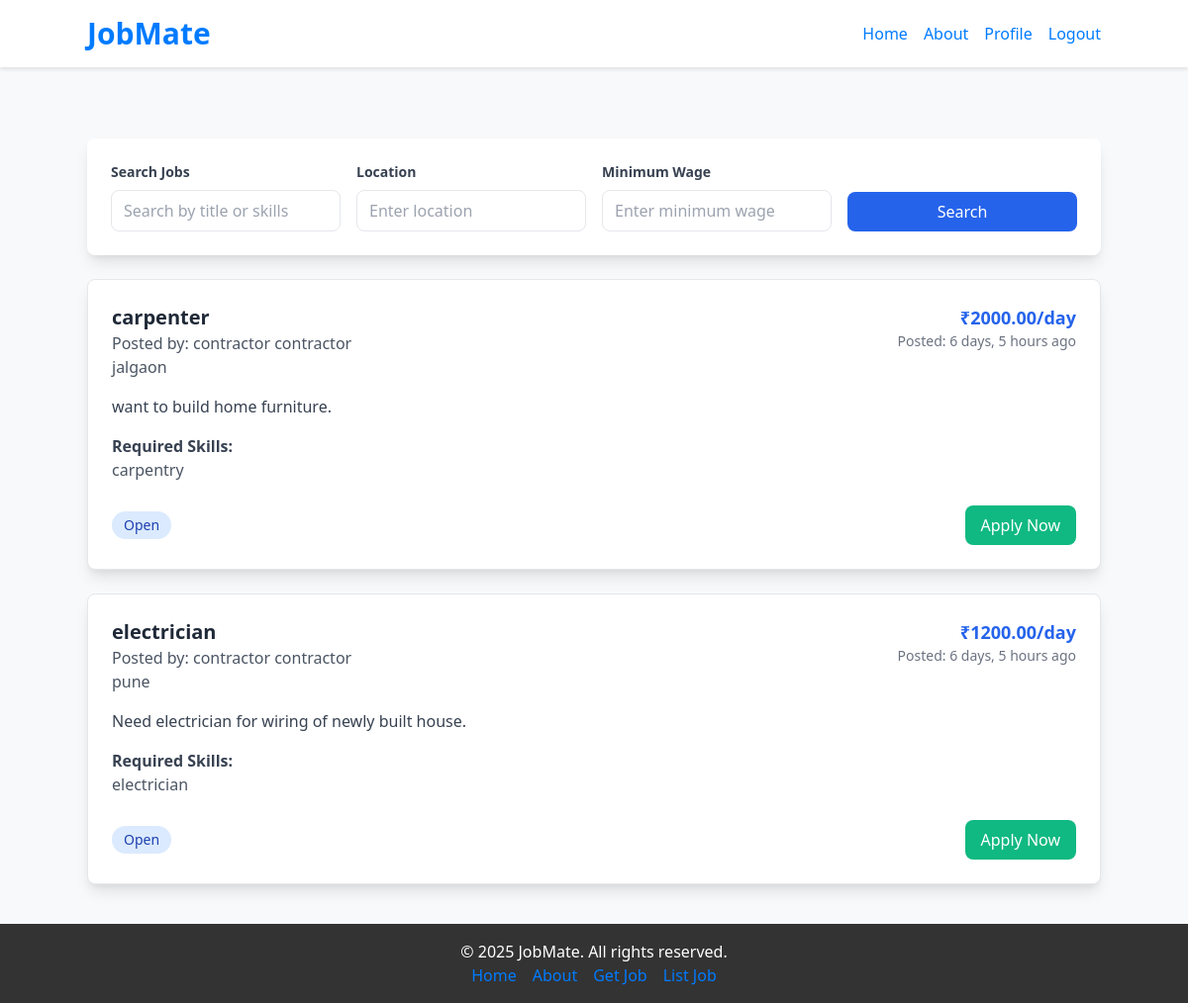
/worker/jobs/ (signed in), run on the app's committed database.
### contractor/models.py (models this page shows, shortened)
class Job(models.Model):
    STATUS_CHOICES = (
        ('open', 'Open'),
        ('closed', 'Closed')
    )
    contractor = models.ForeignKey(Contractor, on_delete=models.CASCADE)
    title = models.CharField(max_length=255)
    description = models.TextField()
    location = models.CharField(max_length=255)
    wage = models.DecimalField(max_digits=10, decimal_places=2)
    required_skills = models.TextField(blank=True, null=True)
    created_at = models.DateTimeField(auto_now_add=True)
    status = models.CharField(max_length=10, choices=STATUS_CHOICES, default='open')

class Contractor(models.Model):
    user = models.OneToOneField(CustomUser, on_delete=models.CASCADE, primary_key=True)
    company_name = models.CharField(max_length=255, blank=True, null=True)
    rating_avg = models.FloatField(default=0)
    about = models.TextField(blank=True, null=True)

### accounts/models.py (models this page shows)
class CustomUser(AbstractUser):
    ROLE_CHOICES = (
        ('worker', 'Worker'),
        ('contractor', 'Contractor'),
    )
    role = models.CharField(max_length=20, choices=ROLE_CHOICES, default='worker')
    phone = models.CharField(max_length=15, blank=True, null=True)
    address = models.TextField(blank=True, null=True)
    created_at = models.DateTimeField(auto_now_add=True)
    date_of_birth = models.DateField(blank=True, null=True)

### worker/views.py (the view, shortened to what this page needs)
# urls.py: path('jobs/', views.find_jobs, name='find-jobs'),
@login_required(login_url='/login/')
def find_jobs(request):
    query = Q(status='open')
    search = request.GET.get('search')
    location = request.GET.get('location')
    min_wage = request.GET.get('min_wage')
    skill_filter = request.GET.get('skill')
    date_posted = request.GET.get('date_posted')
    if search:
        query &= Q(title__icontains=search) | Q(description__icontains=search) | Q(required_skills__icontains=search)
    if location:
        query &= Q(location__icontains=location)
    if min_wage:
        query &= Q(wage__gte=min_wage)
    if skill_filter:
        query &= Q(required_skills__icontains=skill_filter)
    accepted_jobs = Application.objects.filter(status='accepted').values_list('job_id', flat=True)
    query &= ~Q(id__in=accepted_jobs)
    jobs = Job.objects.filter(query).order_by('-created_at')
    paginator = Paginator(jobs, 10)
    page = request.GET.get('page')
    jobs = paginator.get_page(page)
    all_skills = Skill.objects.all()
    return render(request, 'find_jobs.html', {
        'jobs': jobs,
        'all_skills': all_skills,
        'current_filters': request.GET
    })

### worker/templates/find_jobs.html (shortened to what this page needs)
{% extends "base.html" %}
{% block content %}
<div class="max-w-6xl mx-auto mt-8">
    <div class="bg-white p-6 rounded-lg shadow-lg mb-6">
        <form method="get" class="grid grid-cols-1 md:grid-cols-4 gap-4">
            <div>
                <label class="block text-gray-700 text-sm font-bold mb-2" for="search">
                    Search Jobs
                </label>
                <input type="text" name="search" id="search"
                    class="w-full px-3 py-2 border rounded-lg focus:outline-none focus:ring-2 focus:ring-blue-600"
                    placeholder="Search by title or skills">
            </div>
            <div>
                <label class="block text-gray-700 text-sm font-bold mb-2" for="location">
                    Location
                </label>
                <input type="text" name="location" id="location"
                    class="w-full px-3 py-2 border rounded-lg focus:outline-none focus:ring-2 focus:ring-blue-600"
                    placeholder="Enter location">
            </div>
            <div>
                <label class="block text-gray-700 text-sm font-bold mb-2" for="wage">
                    Minimum Wage
                </label>
                <input type="number" name="min_wage" id="wage"
                    class="w-full px-3 py-2 border rounded-lg focus:outline-none focus:ring-2 focus:ring-blue-600"
                    placeholder="Enter minimum wage">
            </div>
            <div class="flex items-end">
                <button type="submit"
                    class="w-full bg-blue-600 text-white px-4 py-2 rounded-lg hover:bg-blue-700">
                    Search
                </button>
            </div>
        </form>
    </div>
    <div class="grid grid-cols-1 gap-6">
        {% for job in jobs %}
        <div class="bg-white p-6 rounded-lg shadow-lg border hover:shadow-xl transition-shadow">
            <div class="flex justify-between items-start">
                <div>
                    <h2 class="text-xl font-bold text-gray-800">{{ job.title }}</h2>
                    <p class="text-gray-600">Posted by: {{ job.contractor.user.first_name }} {{ job.contractor.user.last_name }}</p>
                    <p class="text-gray-600">{{ job.location }}</p>
                </div>
                <div class="text-right">
                    <p class="text-lg font-bold text-blue-600">₹{{ job.wage }}/day</p>
                    <p class="text-sm text-gray-500">Posted: {{ job.created_at|timesince }} ago</p>
                </div>
            </div>
            <div class="mt-4">
                <p class="text-gray-700">{{ job.description }}</p>
            </div>
            <div class="mt-4">
                <h3 class="font-semibold text-gray-700">Required Skills:</h3>
                <p class="text-gray-600">{{ job.required_skills }}</p>
            </div>
            <div class="mt-6 flex justify-between items-center">
                <div class="flex space-x-4">
                    <span class="px-3 py-1 bg-blue-100 text-blue-800 rounded-full text-sm">
                        {{ job.get_status_display }}
                    </span>
                </div>
                {% if job.status == 'open' %}
                <form method="post" action="{% url 'apply-job' job.id %}">
                    <button type="submit"
                        class="bg-green-500 text-white px-4 py-2 rounded-lg hover:bg-green-600">
                        Apply Now
                    </button>
                </form>
                {% else %}
                <button disabled class="bg-gray-400 text-white px-4 py-2 rounded-lg cursor-not-allowed">
                    Closed
                </button>
                {% endif %}
            </div>
        </div>
        {% empty %}
        <div class="text-center py-8">
            <p class="text-gray-600">No jobs found matching your criteria.</p>
        </div>
        {% endfor %}
    </div>
</div>
{% endblock %}

### static/css/styles.css (style rules this page uses)
body { display: flex; flex-direction: column; min-height: 100vh; background-color: #f8f9fa; color: #333333; }

### data on the page
Job: title "carpenter", contractor.user.first_name "contractor", contractor.user.last_name "contractor", location "jalgaon", wage "2000.00", created_at "6 days, 5 hours", description "want to build home furniture.", required_skills "carpentry", status "Open", shows "Apply Now"
Job: title "electrician", contractor.user.first_name "contractor", contractor.user.last_name "contractor", location "pune", wage "1200.00", created_at "6 days, 5 hours", description "Need electrician for wiring of newly built house.", required_skills "electrician", status "Open", shows "Apply Now"
